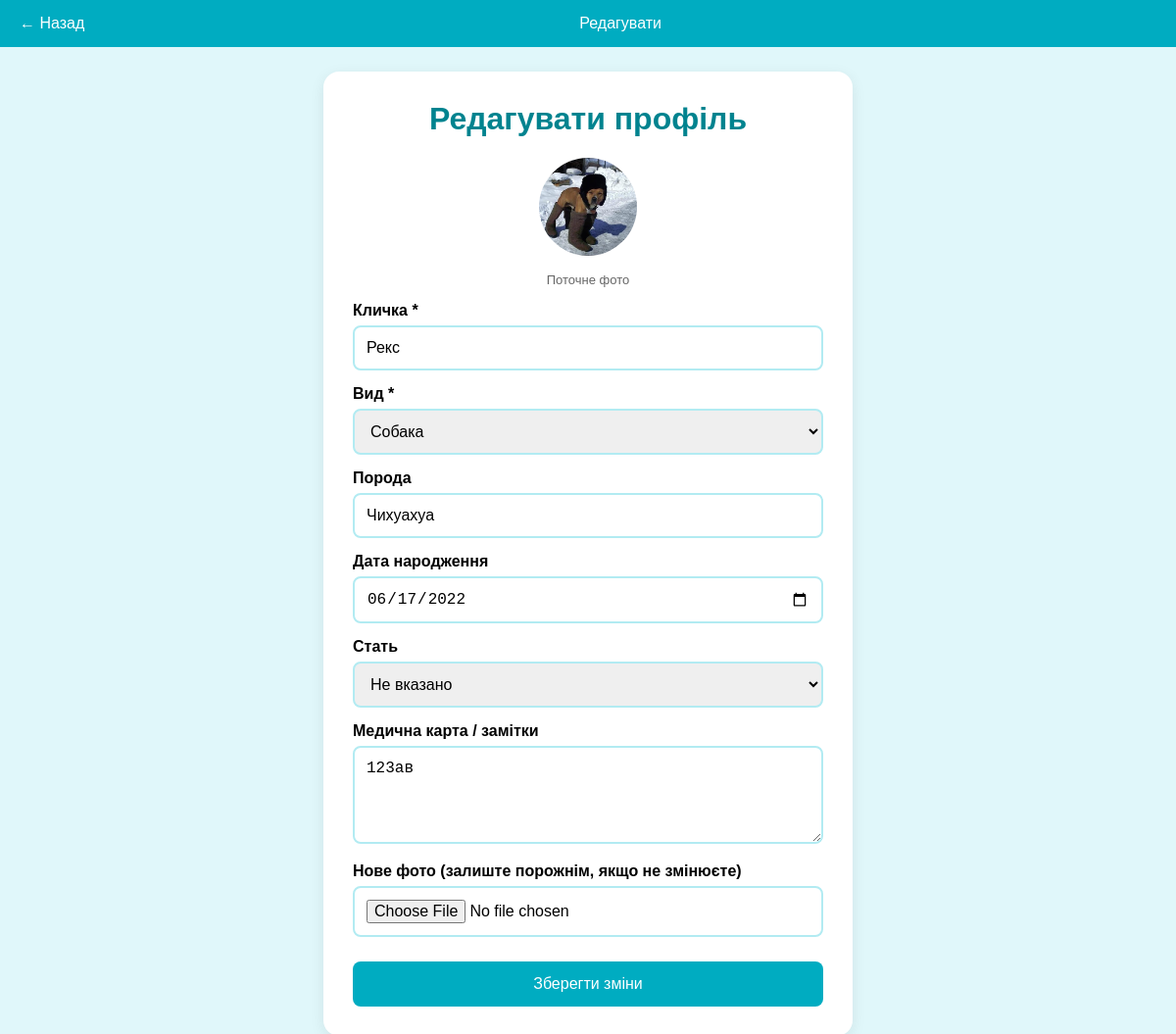
/pet/4/edit (signed in), run on the app's committed database.
### main.py (models this page shows)
class Pet(Base):
    __tablename__ = "pets"
    id = Column(Integer, primary_key=True, index=True)
    owner_id = Column(Integer, ForeignKey("users.id"))
    name = Column(String, nullable=False)
    species = Column(String, nullable=False)
    breed = Column(String, nullable=True)
    birth_date = Column(Date, nullable=True)
    gender = Column(String, nullable=True)
    medical_notes = Column(Text, nullable=True)
    medical_doc = Column(String, nullable=True)
    photo = Column(String, nullable=True)
    created_at = Column(DateTime, default=datetime.utcnow)
    owner = relationship("User", back_populates="pets")
    moods = relationship("Mood", back_populates="pet")
    visits = relationship("Visit", back_populates="pet")
    reminders = relationship("Reminder", back_populates="pet")

### main.py (the view)
@app.get("/pet/{pet_id}/edit", response_class=HTMLResponse)
async def edit_pet_page(request: Request, pet_id: int, db: Session = Depends(get_db)):
    user = get_current_user(request, db)
    if not user:
        return RedirectResponse(url="/login")
    pet = db.query(Pet).filter(Pet.id == pet_id, Pet.owner_id == user.id).first()
    if not pet:
        return RedirectResponse(url="/cabinet")
    return templates.TemplateResponse(request, "edit_pet.html", {"pet": pet})

### templates/edit_pet.html (shortened to what this page needs)
<!DOCTYPE html>
<html lang="uk">
<head>
</head>
<body>
    <div class="header">
        <a href="/pet/{{ pet.id }}">← Назад</a>
        <span>Редагувати</span>
    </div>
    <div class="container">
        <h1>Редагувати профіль</h1>
        {% if pet.photo %}
        <div class="current-photo">
            <img src="{{ pet.photo }}" alt="{{ pet.name }}">
            <p style="font-size:13px;color:#666;">Поточне фото</p>
        </div>
        {% endif %}
        <form method="post" action="/pet/{{ pet.id }}/edit" enctype="multipart/form-data">
            <label>Кличка *</label>
            <input type="text" name="name" value="{{ pet.name }}" required>
            <label>Вид *</label>
            <select name="species" required>
                <option value="Собака" {% if pet.species == 'Собака' %}selected{% endif %}>Собака</option>
            </select>
            <label>Порода</label>
            <input type="text" name="breed" value="{{ pet.breed or '' }}">
            <label>Дата народження</label>
            <input type="date" name="birth_date" value="{{ pet.birth_date or '' }}">
            <label>Стать</label>
            <select name="gender">
                <option value="">Не вказано</option>
            </select>
            <label>Медична карта / замітки</label>
            <textarea name="medical_notes">{{ pet.medical_notes or '' }}</textarea>
            <label>Нове фото (залиште порожнім, якщо не змінюєте)</label>
            <input type="file" name="photo" accept="image/*">
            <button type="submit">Зберегти зміни</button>
        </form>
    </div>
</body>
</html>

### templates/edit_pet.html (style rules this page uses)
body { margin: 0; font-family: Arial, sans-serif; background: #e0f7fa; }
.header { background: #00acc1; color: white; padding: 15px 20px; display: flex; justify-content: space-between; align-items: center; }
.header a { color: white; text-decoration: none; }
.container { max-width: 480px; margin: 25px auto; background: white; padding: 30px; border-radius: 16px; box-shadow: 0 4px 15px rgba(0,0,0,0.08); }
h1 { color: #00838f; text-align: center; margin-top: 0; }
label { display: block; margin: 15px 0 6px; font-weight: bold; }
input, select, textarea { width: 100%; padding: 12px; border: 2px solid #b2ebf2; border-radius: 8px; box-sizing: border-box; font-size: 16px; }
textarea { height: 100px; resize: vertical; }
button { width: 100%; padding: 14px; background: #00acc1; color: white; border: none; border-radius: 8px; font-size: 16px; cursor: pointer; margin-top: 25px; }
.current-photo { text-align: center; margin-bottom: 15px; }
.current-photo img { width: 100px; height: 100px; border-radius: 50%; object-fit: cover; }

### data on the page
Pet: photo (picture), name "Рекс", species "Собака", breed "Чихуахуа", birth_date "06/17/2022", medical_notes "123ав"
